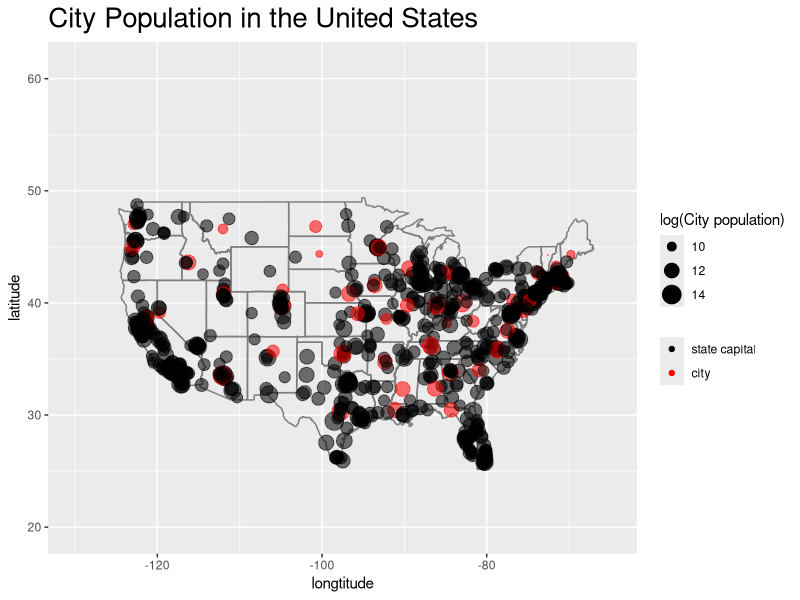
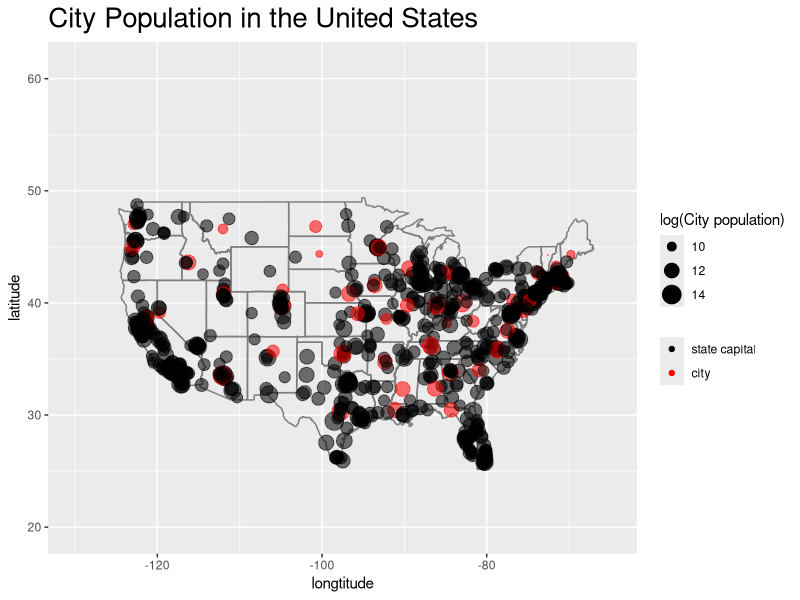

Write the R code that produced these figures, in order.
library(maps)
library(ggplot2)

USA.POP <- ggplot(us.cities, aes(x = long, y = lat)) + 
  xlim(-130, -65) +
  borders("state", size=0.5) +
  geom_point(aes(size = log(pop), color = factor(capital), alpha = 1/50)) +
  scale_size(range=c(0, 7), name = "log(City population)") +
  scale_color_manual(values = c("black", "red"), labels = c("state capital", "city")) +
  guides(color = guide_legend(title=NULL)) + 
  scale_alpha(guide = FALSE) +
  labs(x = "longtitude", y = "latitude", title = "City Population in the United States") +
  theme(plot.title = element_text(size=20))

USA.POP
#输出图像 并用cairo包进行抗锯齿处理
ggsave(USA.POP, file = "USA_POP.png", type = "cairo", width = 10, height = 6.75)
